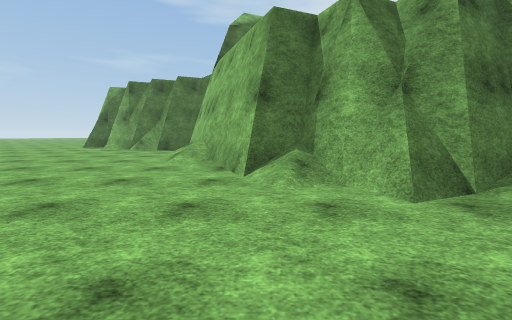
view 1 (above)

17 first-person views from a walk through a scene from a Unity 3-D project. The camera is 1.3 m above the floor, tilts 6° down and sees 90° across. The floor is counted in squares, 2 m on a side. Each view is taken from the middle of a square. On the plan, view 1 faces up. The plan holds only what a view shows up to about 9 squares ahead; the rest is blank. The place goes on beyond the plan. Surface patterns are stand-ins for the level's own textures.

view 2
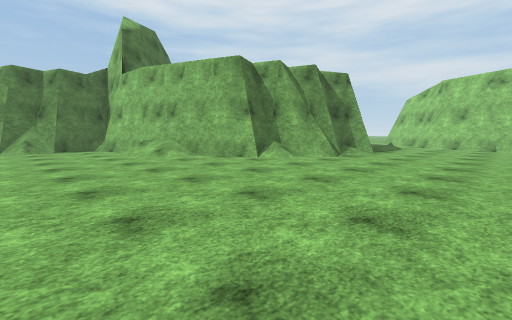

view 3
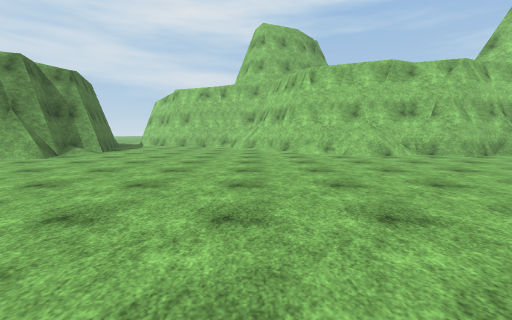

view 4
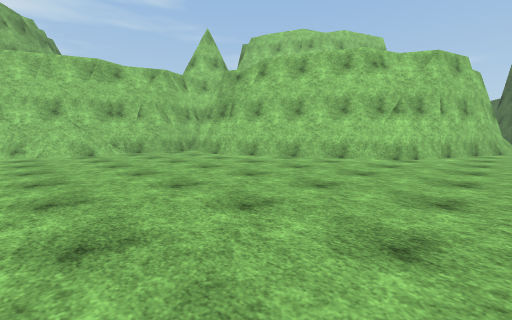

view 5
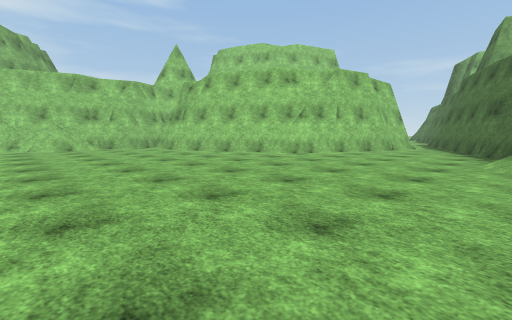

view 6
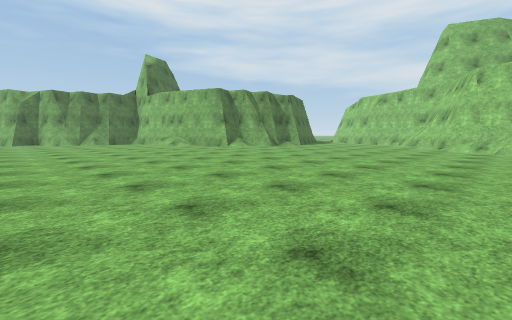

view 7
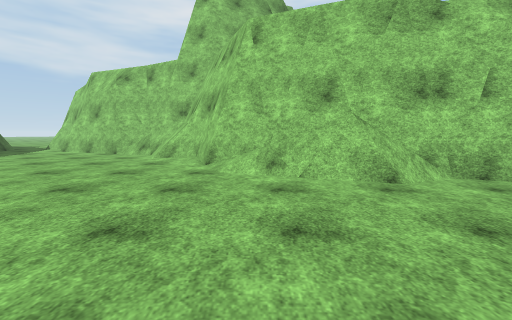

view 8
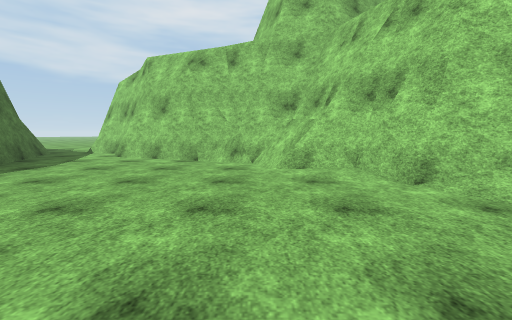

view 9
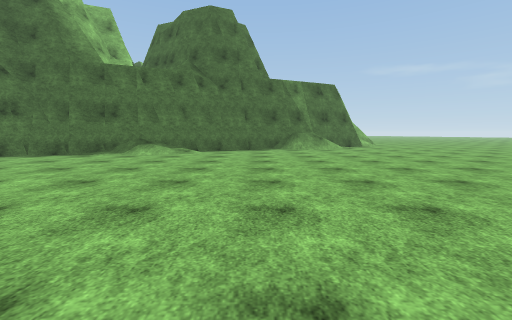

view 10
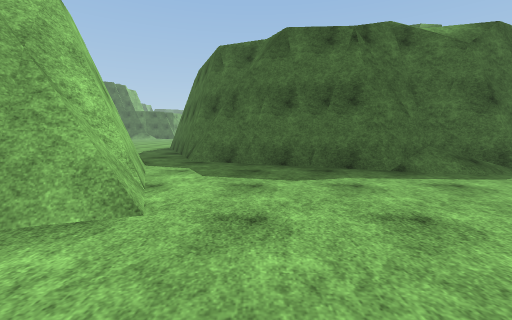

view 11
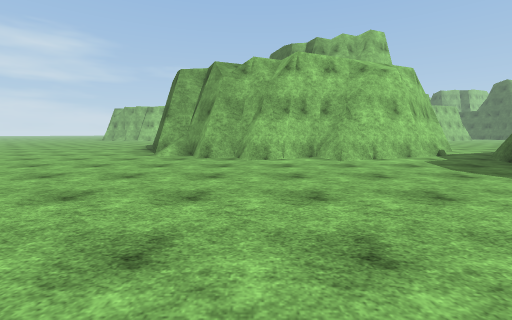

view 12
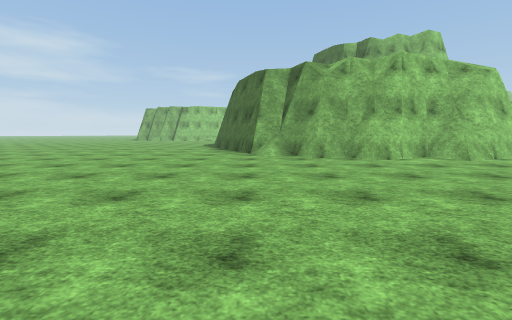

view 13
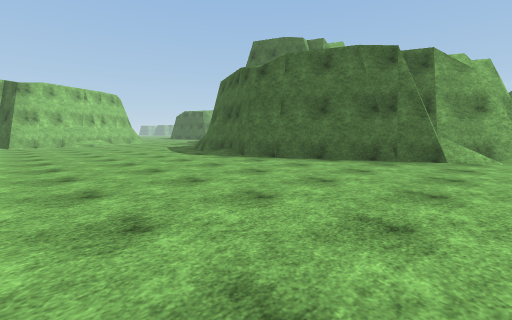

view 14
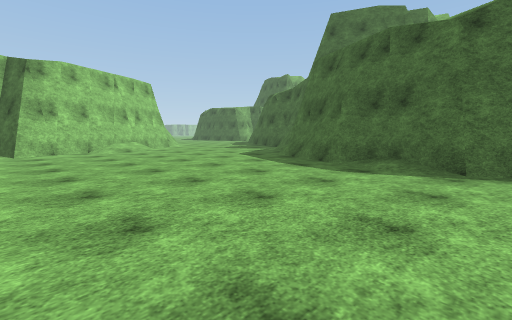

view 15
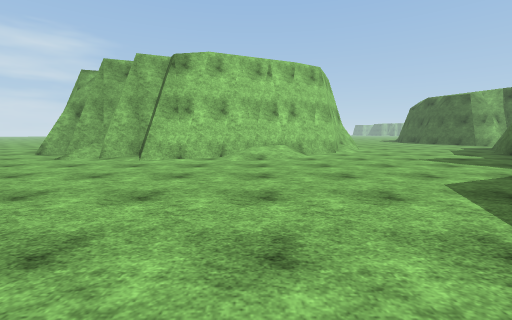

view 16
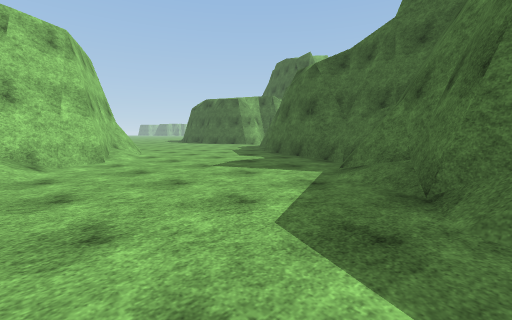

view 17
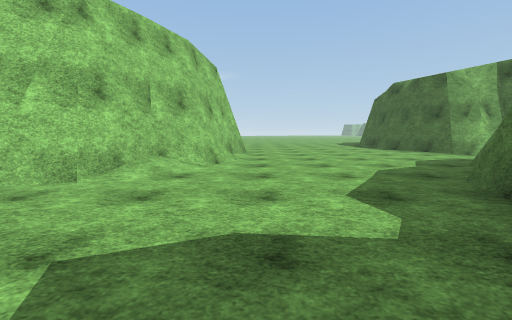

### Floor plan
Key: @ floor where view 1 was taken; # wall or solid block; . floor; / step, stairs or slope; = window, fence, low wall or low ledge.
Columns run from 10 left of view 1 to 25 right of it. Each row starts with its distance up from view 1.
 11      ##             #    .  .
 10      .###           #. ........
  9   ......#           #..........
  8   ......##          #...........
  7    ...../#         ##............
  6   ....../##        #..............
  5   ......./##      ##..//...........
  4   ........####  ###..######.........
  3   ..........### ....##    ###.......
  2   ................###      ##.......
  1   ................#         ##......
  0 ..........@.......#          #......
 -1 .................##          ##.....
 -2 ................/##          ##.....
 -3 .............../##           #/.....
 -4 ..............###            #/.....
 -5 ..............#             ##......
 -6 .............##            ##=......
 -7 .............#            ##........
 -8 .............#           ##.........
 -9 ............##           #..........
-10 /.........####          ##.........#
-11 #/......###             #......//###
-12 #/....###               #.....####
-13 ##....#                 .....##
-14  #...##                .....##
-15  ##..#                ......##
-16   #. #              ........#
-17   #  #              #.......#
-18                     ##......

Positions as (right, up) in squares from view 1, and headings:
1: (0, 0), facing up
2: (-5, -1), facing up-right
3: (-5, -3), facing right
4: (-6, -5), facing down-right
5: (-9, -5), facing down-right
6: (-8, -6), facing up-right
7: (-1, -5), facing right
8: (1, -2), facing right
9: (-1, -8), facing left
10: (15, 6), facing left
11: (15, 11), facing down
12: (18, 11), facing down
13: (25, 4), facing down-left
14: (25, -1), facing down-left
15: (22, -4), facing down
16: (21, -6), facing down-left
17: (17, -9), facing down
